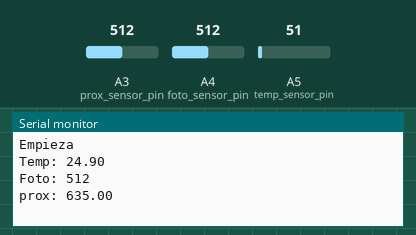
Recording of a sketch running on a simulated Arduino Uno, built with avr-gcc and run on an emulated ATmega328P. Shown: the last lines printed to the serial monitor. The test bench sets the inputs (shaded band); at power-on: A5 (temp_sensor_pin) = 51, A3 (prox_sensor_pin) = 512, A4 (foto_sensor_pin) = 512.

Above: at 1.2 s.
1.3 s: A5 (temp_sensor_pin) set to 61
At 2.6 s:
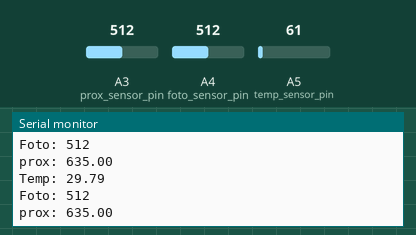
2.8 s: A3 (prox_sensor_pin) set to 716
At 3.8 s:
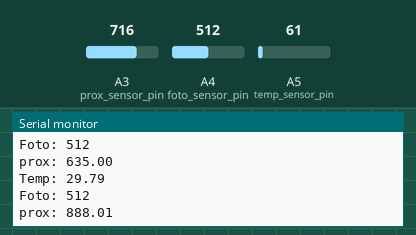
4.3 s: A4 (foto_sensor_pin) set to 716
At 5.6 s:
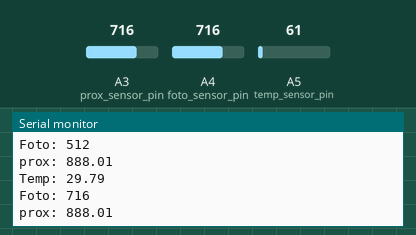
5.8 s: A5 (temp_sensor_pin) set to 71
At 6.5 s:
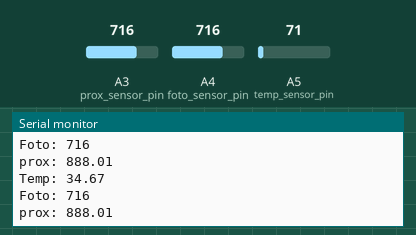
7.3 s: A3 (prox_sensor_pin) set to 900
At 8.6 s:
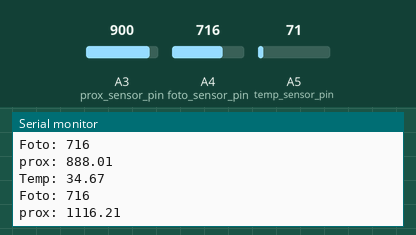
8.8 s: A4 (foto_sensor_pin) set to 900
At 9.8 s:
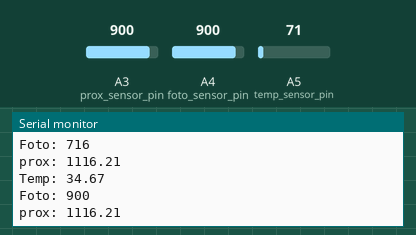
Timing chart, 0 to 11.3 s (numbered marks = the images above; inputs shaded):
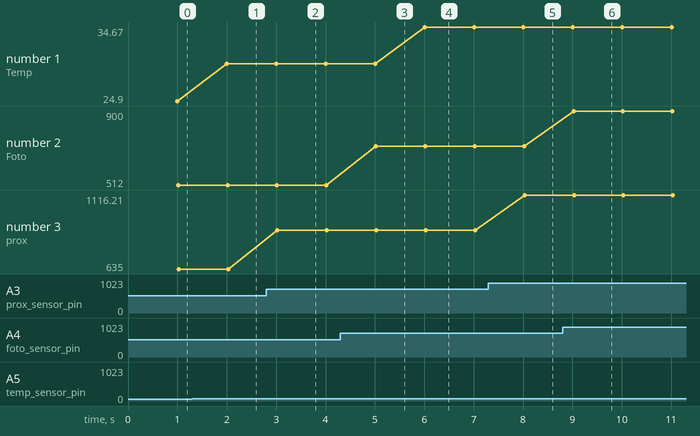

The sketch:

tesis.ino
```cpp
const int temp_sensor_pin = 5;
const int foto_sensor_pin = 4;
const int prox_sensor_pin = 3;

float temp;
int foto;
float prox;
boolean flagT = false;
boolean flagF = false;
boolean flagP = false;

int interval = 1000;
unsigned long previousMillis;

void imprimeVariables(){
  Serial.print("Temp: ");
  Serial.print(temp);
  Serial.print("\nFoto: ");
  Serial.print(foto);
  Serial.print("\nprox: ");
  Serial.println(prox);
}

void verificaTemp(){
    if(temp > 26 && flagT==false){
    flagT = true;
    //enciendeAire();
  }
  if(temp < 20){
    flagT = false;
    //apagaAire();
  }
}

void setup() {
  Serial.begin(9600);
  Serial.println("Empieza");
}

void loop() {
  //Acquire readings
  temp = analogRead(temp_sensor_pin);
  temp = (5.0 * temp * 100.0)/1024;
  foto = analogRead(foto_sensor_pin);
  prox = analogRead(prox_sensor_pin);
  prox = (5.0 * prox * 254.0)/1024;

  //Evaluate readings


  //Print values every second
  unsigned long currentMillis = millis();
  if(currentMillis - previousMillis > interval){
    previousMillis = currentMillis;

    imprimeVariables();
  }

}
```

Measured:
- after the input at 1.3 s, the serial monitor: prints a new line after 0.70 s (image 1)
- after the input at 2.8 s, the serial monitor: prints a new line after 0.23 s (image 2)
- after the input at 4.3 s, the serial monitor: prints a new line after 0.72 s (image 3)
- after the input at 5.8 s, the serial monitor: prints a new line after 0.21 s (image 4)
- after the input at 7.3 s, the serial monitor: prints a new line after 0.73 s (image 5)
- after the input at 8.8 s, the serial monitor: prints a new line after 0.22 s (image 6)
- plotted number 1: 24.9 → 29.79 after the input at 1.3 s, 29.79 → 34.67 after the input at 5.8 s
- plotted number 2: 512 → 716 after the input at 4.3 s, 716 → 900 after the input at 8.8 s
